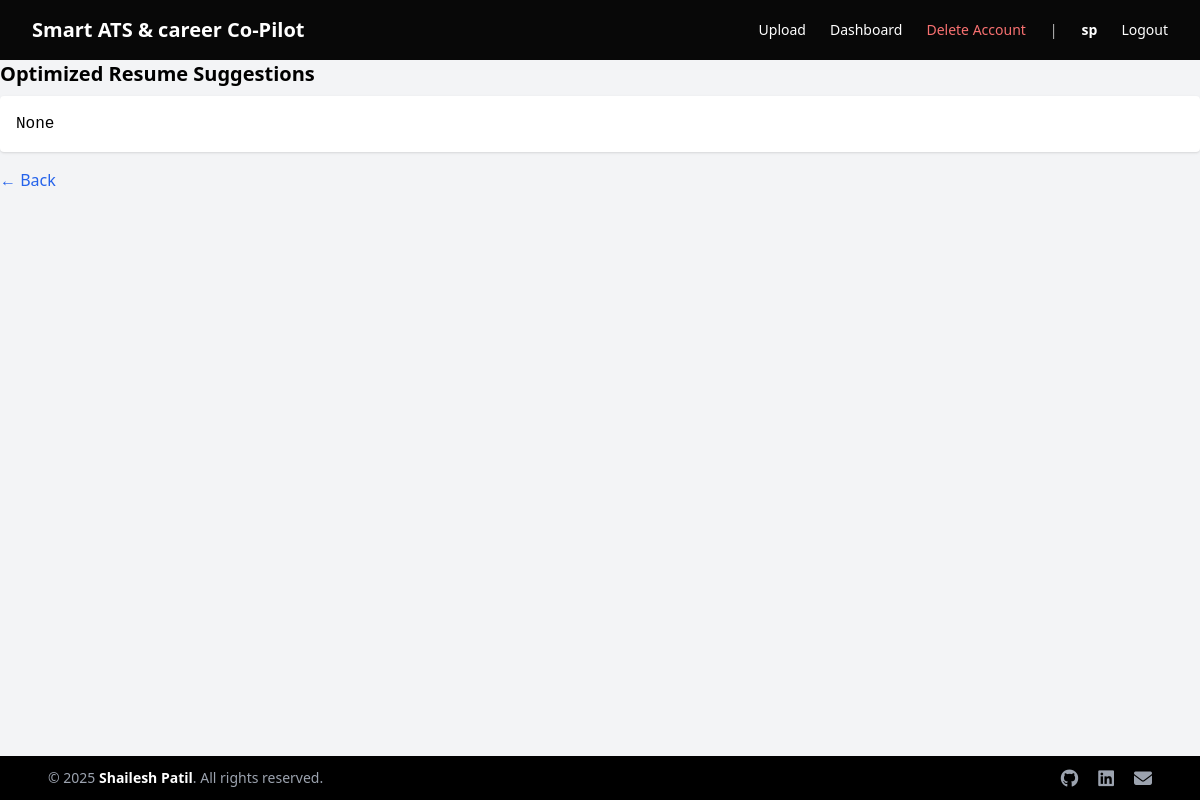
The page /upload/report/1/ (signed in) on the database as committed earlier.
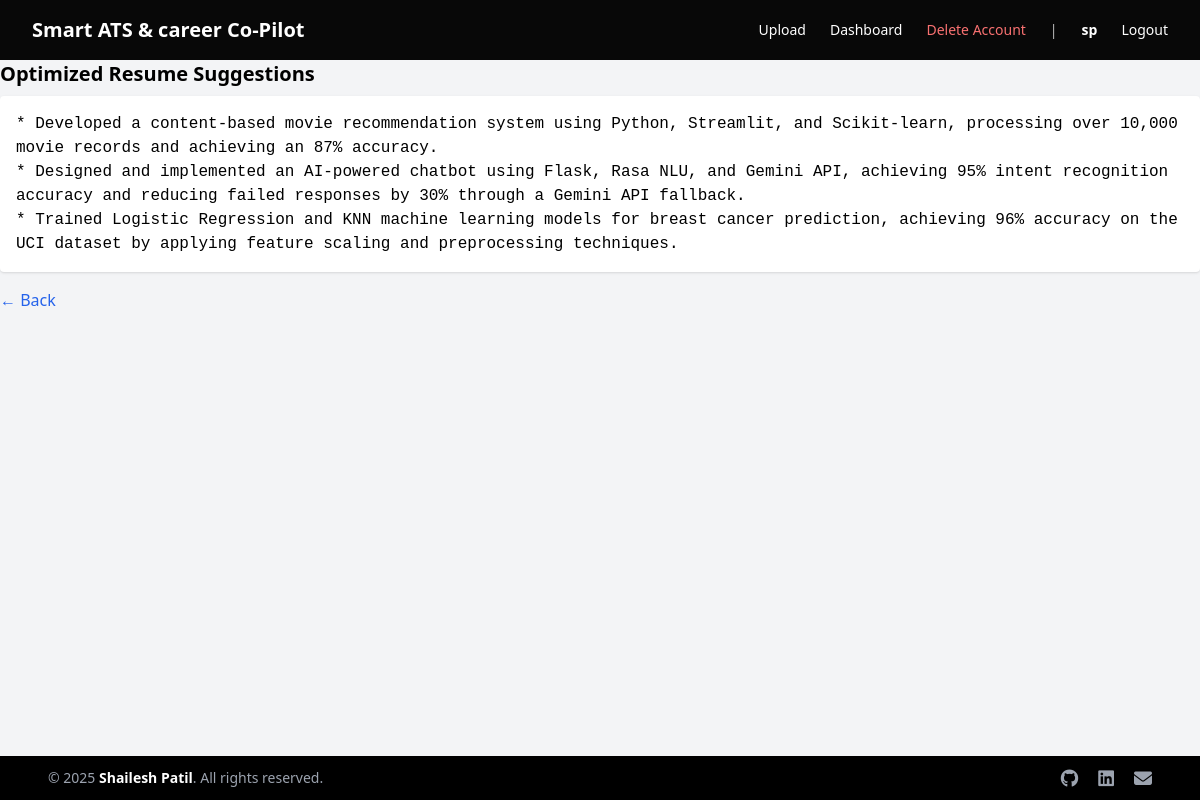
The same page on the database as committed later.
### uploads/models.py (models this page shows)
class ResumeUpload(models.Model):
    STATUS_CHOICES = [
        ('PENDING', 'Pending'),
        ('PROCESSING', 'Processing'),
        ('COMPLETED', 'Completed'),
        ('FAILED', 'Failed'),
    ]
    user = models.ForeignKey(settings.AUTH_USER_MODEL, on_delete=models.CASCADE, null=True, blank=True)
    resume_file = models.FileField(upload_to='resumes/')
    job_description = models.TextField()
    extracted_text = models.TextField(blank=True, null=True)
    ats_score = models.FloatField(null=True, blank=True)
    status = models.CharField(max_length=20, choices=STATUS_CHOICES, default='PENDING')
    created_at = models.DateTimeField(auto_now_add=True)
    missing_keywords = models.TextField(null=True, blank=True)
    ai_suggestions = models.TextField(null=True, blank=True)

### uploads/views.py (the view)
# urls.py: path('report/<int:pk>/', view_report, name='view_report'),
@login_required
def view_report(request, pk):
    record = ResumeUpload.objects.get(id=pk, user=request.user)
    return render(request, 'uploads/report.html', {'record': record})

### templates/uploads/report.html
{% extends 'base.html' %}
{% block content %}
<h2 class="text-xl font-bold mb-2">Optimized Resume Suggestions</h2>
<div class="bg-white p-4 rounded shadow">
  <pre class="whitespace-pre-wrap">{{ record.ai_suggestions }}</pre>
</div>
<a href="/upload/dashboard/" class="mt-4 inline-block text-blue-600">← Back</a>
{% endblock %}

Rows that differ between the two databases and show on the page:
changed ResumeUpload: ai_suggestions "None" → "* Developed a content-based movie recommendation system using Python, Streamlit, and Scikit-learn, processing over 10,000 movie records and achieving an 87% accuracy. * Designed and implemented an AI-powered chatbot using Flask, Rasa NLU, and Gemini API, achieving 95% intent recognition accuracy and reducing failed responses by 30% through a Gemini API fallback. * Trained Logistic Regression and KNN machine learning models for breast cancer prediction, achieving 96% accuracy on the UCI dataset by applying feature scaling and preprocessing techniques."
